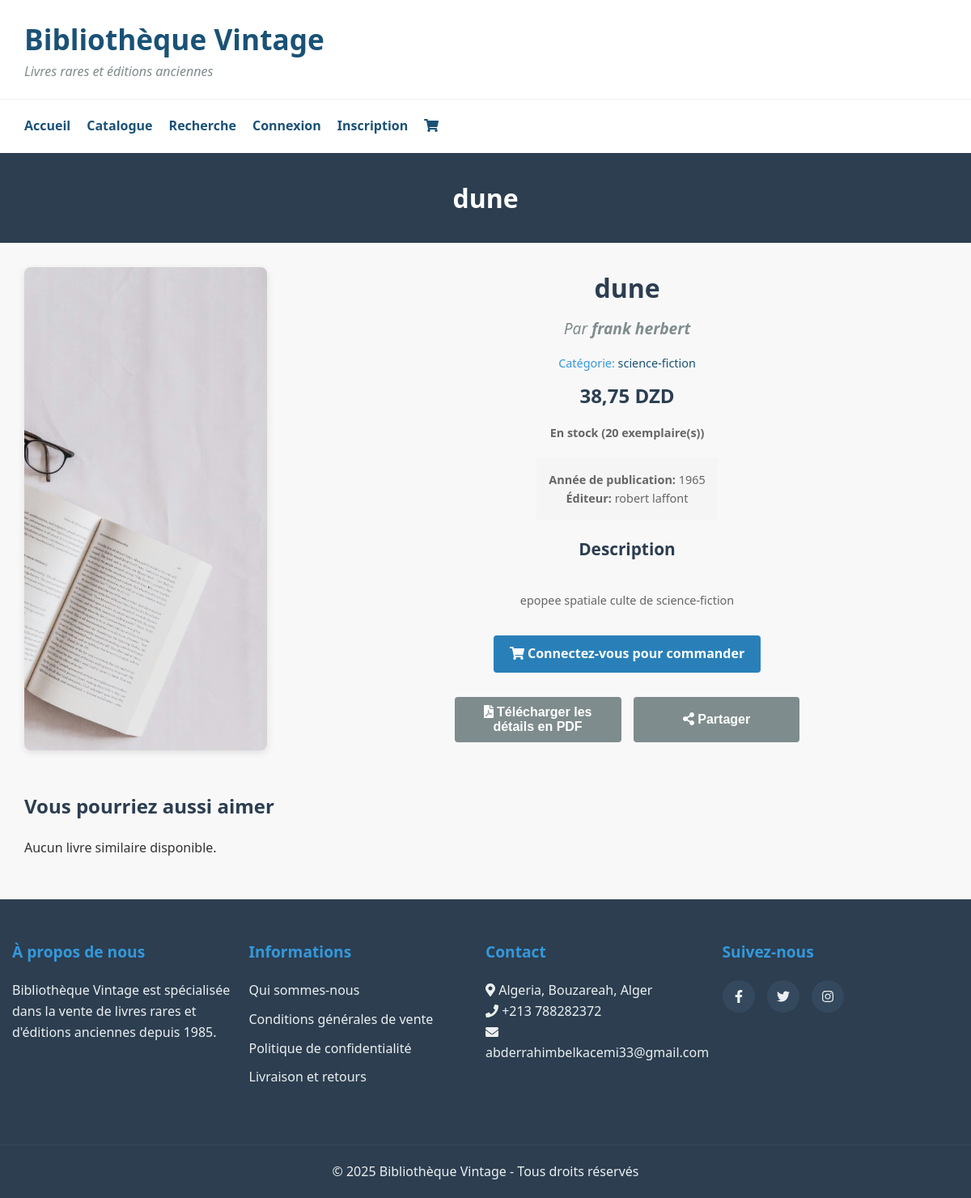
Screenshot of /livre.php?id=3 with the database file from the repository.
### tables this page shows
create table livres (
    id_livre int auto_increment primary key,
    titre varchar(200) not null,
    auteur varchar(100) not null,
    id_categorie int,
    description text,
    prix decimal(10, 2) not null,
    annee_publication int,
    editeur varchar(100),
    stock int not null default 0,
    image varchar(255),
    date_ajout datetime default current_timestamp,
    foreign key (id_categorie) references categories(id_categorie)
);

create table categories (
    id_categorie int auto_increment primary key,
    nom varchar(100) not null,
    description text
);

### functions.php (called while the page is built, shortened)
<?php
function estConnecte()
{
    return isset($_SESSION['id_utilisateur']);
}
function getLivreParId($id_livre)
{
    $conn = connectDB();
    $query = "SELECT l.*, c.nom as categorie_nom FROM Livres l
              LEFT JOIN Categories c ON l.id_categorie = c.id_categorie
              WHERE l.id_livre = ?";
    $stmt = $conn->prepare($query);
    $stmt->bind_param("i", $id_livre);
    $stmt->execute();
    $result = $stmt->get_result();
    $livre = $result->fetch_assoc();
    return $livre;
}

### livre.php (the view, shortened to what this page needs)
<?php
require_once 'functions.php';
$id_livre = isset($_GET['id']) ? intval($_GET['id']) : 0;
$livre = getLivreParId($id_livre);
include 'header.php';
?>
<section class="page-header">
    <h2><?php echo $livre['titre']; ?></h2>
</section>
<section class="livre-details">
    <div class="livre-image">
        <img src="images/<?php echo $livre['image']; ?>" alt="<?php echo $livre['titre']; ?>">
    </div>
    <div class="livre-info">
        <h2><?php echo $livre['titre']; ?></h2>
        <p class="auteur">Par <strong><?php echo $livre['auteur']; ?></strong></p>
        <p class="categorie">Catégorie: <a href="catalogue.php?categorie=<?php echo $livre['id_categorie']; ?>"><?php echo $livre['categorie_nom']; ?></a></p>
        <p class="prix"><?php echo number_format($livre['prix'], 2, ',', ' '); ?> DZD</p>
        <p class="stock <?php echo $livre['stock'] > 0 ? 'en-stock' : 'rupture-stock'; ?>">
            <?php echo $livre['stock'] > 0 ? 'En stock (' . $livre['stock'] . ' exemplaire(s))' : 'Rupture de stock'; ?>
        </p>
        <div class="livre-meta">
            <p><strong>Année de publication:</strong> <?php echo $livre['annee_publication']; ?></p>
            <p><strong>Éditeur:</strong> <?php echo $livre['editeur']; ?></p>
        </div>
        <div class="description">
            <h3>Description</h3>
            <p><?php echo nl2br($livre['description']); ?></p>
        </div>
        <?php if (estConnecte() && $livre['stock'] > 0): ?>
            <form action="ajouter_panier.php" method="post" class="ajout-panier-form">
                <div class="form-group">
                    <label for="quantite">Quantité:</label>
                    <input type="number" id="quantite" name="quantite" value="1" min="1" max="<?php echo $livre['stock']; ?>">
                </div>
                <input type="hidden" name="id_livre" value="<?php echo $livre['id_livre']; ?>">
                <button type="submit" class="btn btn-primary"><i class="fas fa-shopping-cart"></i> Ajouter au panier</button>
            </form>
        <?php elseif (!estConnecte() && $livre['stock'] > 0): ?>
            <a href="login.php" class="btn btn-primary"><i class="fas fa-shopping-cart"></i> Connectez-vous pour commander</a>
        <?php endif; ?>
        <div class="livre-actions">
            <button id="genererPDF" class="btn btn-secondary"><i class="fas fa-file-pdf"></i> Télécharger les détails en PDF</button>
            <button id="partager" class="btn btn-secondary"><i class="fas fa-share-alt"></i> Partager</button>
        </div>
    </div>
</section>
<section class="livres-similaires">
    <h3>Vous pourriez aussi aimer</h3>
    <?php
    $livres_a_afficher = [];
    ?>
    <?php if (empty($livres_a_afficher)): ?>
        <p>Aucun livre similaire disponible.</p>
    <?php endif; ?>
</section>
<?php include 'footer.php'; ?>

### css/style.css (style rules this page uses)
* { margin: 0; padding: 0; box-sizing: border-box; }
body { font-family: "Segoe UI", Tahoma, Geneva, Verdana, sans-serif; line-height: 1.6; color: #333; background-color: #f8f8f8; }
a { text-decoration: none; color: #1a5276; transition: color 0.3s ease; }
img { max-width: 100%; height: auto; }
.btn { display: inline-block; padding: 10px 20px; border-radius: 4px; cursor: pointer; transition: all 0.3s ease; font-weight: 600; text-align: center; border: none; font-size: 1rem; }
.btn-primary { background-color: #2980b9; color: #fff; }
.btn-secondary { background-color: #7f8c8d; color: #fff; }
.livre-image { height: 200px; overflow: hidden; }
.livre-image img { width: 100%; height: 100%; object-fit: cover; transition: transform 0.5s ease; }
.livre-info { padding: 20px; flex: 1; display: flex; flex-direction: column; text-align: center; }
.livre-info h3 { font-size: 1.2rem; margin-bottom: 5px; overflow: hidden; text-overflow: ellipsis; display: -webkit-box; -webkit-line-clamp: 2; -webkit-box-orient: vertical; min-height: 2.5em; max-height: 3.5em; -webkit-line-clamp: 3; }
.livre-info .auteur { color: #7f8c8d; margin-bottom: 5px; font-style: italic; }
.livre-info .categorie { color: #3498db; margin-bottom: 10px; font-size: 0.9rem; }
.livre-info .prix { font-weight: 700; color: #2c3e50; font-size: 1.1rem; }
.livre-actions { display: flex; justify-content: space-between; gap: 10px; }
.livre-actions button, .livre-actions a { width: 100%; }
.page-header { background-color: #2c3e50; color: white; padding: 30px 0; text-align: center; margin-bottom: 30px; }
.page-header h2 { font-size: 2rem; }
.livre-details { display: flex; flex-wrap: wrap; gap: 50px; max-width: 1200px; margin: 0 auto; padding: 0 30px; }
.livre-details .livre-image { flex: 0 0 300px; height: auto; border-radius: 8px; overflow: hidden; box-shadow: 0 3px 10px rgba(0, 0, 0, 0.1); }
.livre-details .livre-info { flex: 1 0 600px; padding: 0; }
.livre-details h2 { font-size: 2rem; margin-bottom: 10px; color: #2c3e50; }
.livre-details .auteur { font-size: 1.2rem; margin-bottom: 15px; }
.livre-details .categorie { margin-bottom: 10px; }
.livre-details .prix { font-size: 1.5rem; font-weight: 700; color: #2c3e50; margin-bottom: 15px; }
.livre-details .stock { margin-bottom: 20px; font-weight: 600; }
.en-stock { color: #27ae60; }
.livre-meta { background-color: #f5f5f5; padding: 15px; border-radius: 4px; margin-bottom: 20px; }
.description { margin-bottom: 30px; }
.description h3 { margin-bottom: 15px; font-size: 1.3rem; color: #2c3e50; }
.description p { line-height: 1.8; }
.livre-actions { display: flex; gap: 15px; margin-top: 20px; }
.livres-similaires { max-width: 1200px; margin: 50px auto 0; padding: 0 30px; }
.livres-similaires h3 { font-size: 1.5rem; margin-bottom: 20px; color: #2c3e50; }
.livre-info { display: flex; align-items: center; }
.livre-info p { margin: 0; font-size: 0.9em; color: #666; }
.btn { margin-bottom: 10px; }

### rows the page displays
livres: titre "dune", image+titre (picture), auteur "frank herbert", id_categorie.nom "science-fiction", prix "38,75", stock "20", annee_publication "1965", editeur "robert laffont", description "epopee spatiale culte de science-fiction"
